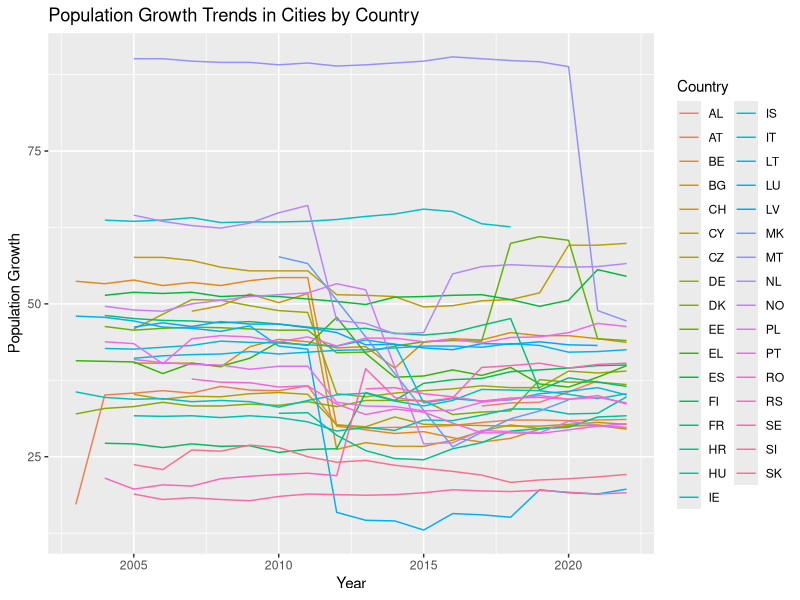
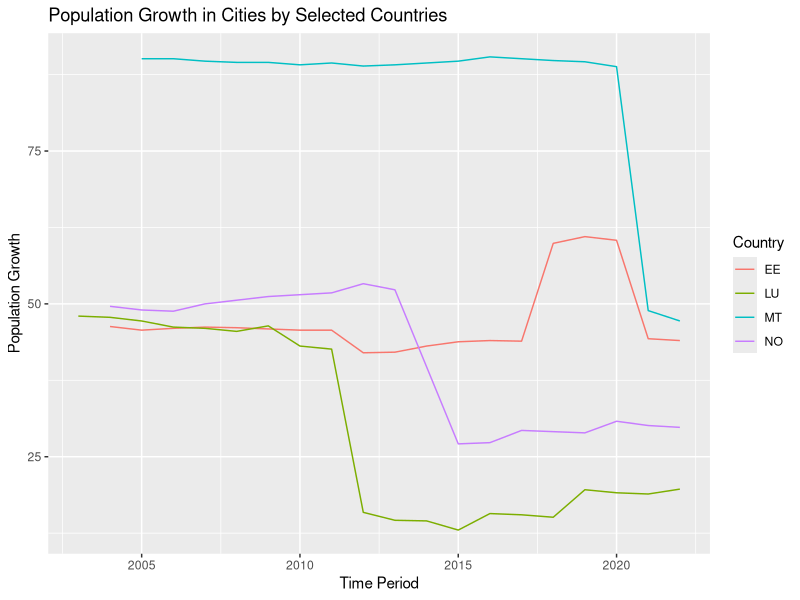
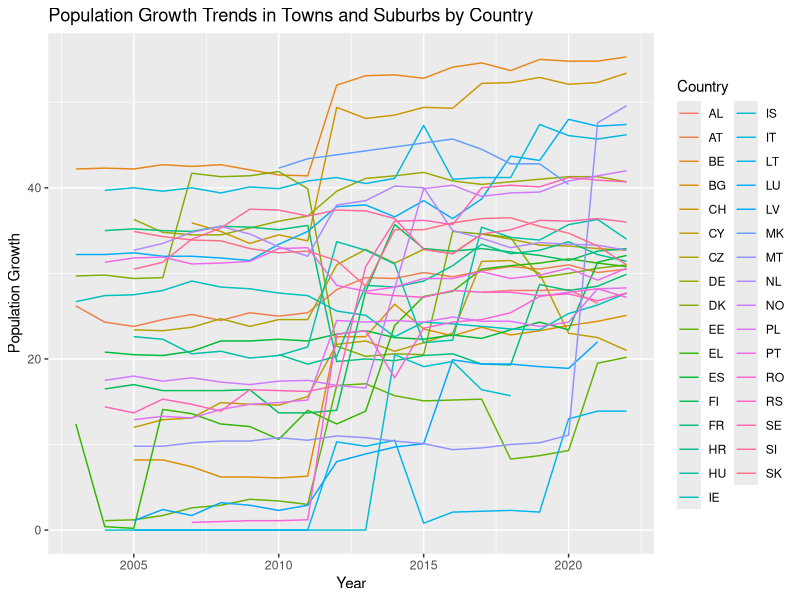
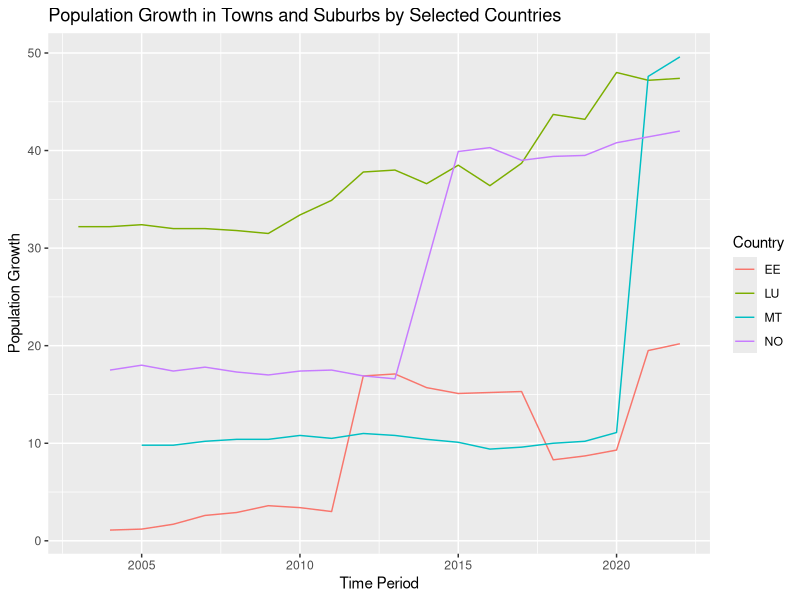
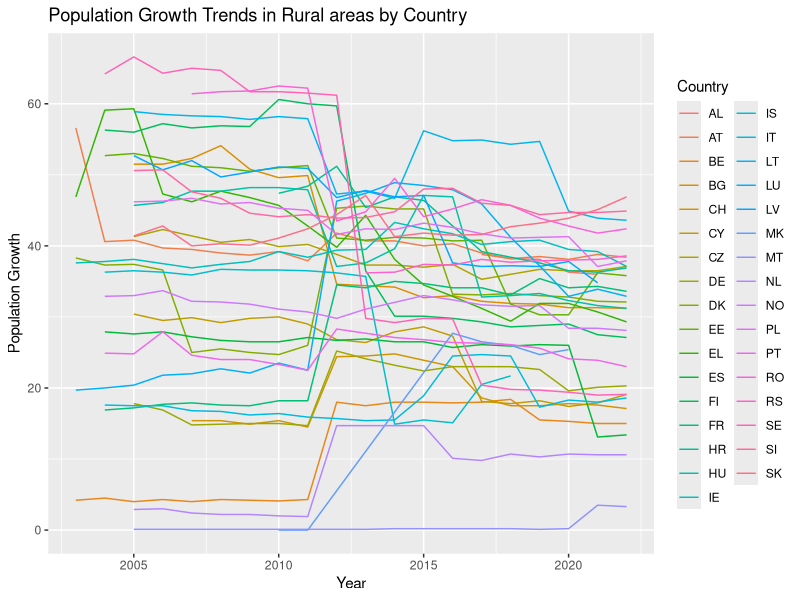
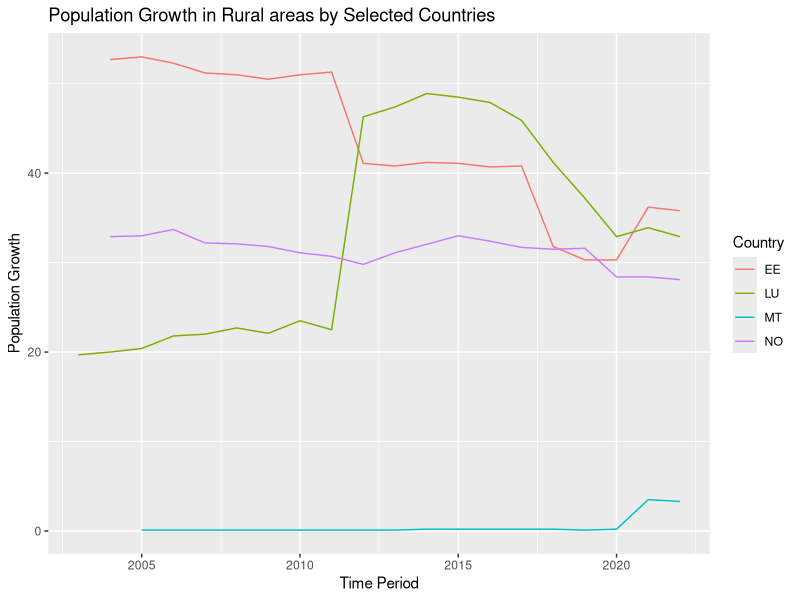

Reproduce these figures in R, in order.
## ---- chunk 1
#| label: setup 
#| output: false
#| message: false
library(tidyverse)
library(readxl)
library(dplyr)
library(ggplot2)
## ---- chunk 2
data <- read_csv("ilc_lvho01__custom_9371289_linear.csv", 
    locale = locale(date_names = "nb", encoding = "ISO-8859-1"))
View(ilc_lvho01_custom_9371289_linear)
## ---- chunk 3
columns_to_remove <- c("DATAFLOW", "LAST UPDATE", "freq", "incgrp", "building", "unit", "OBS_FLAG")
data <- data[, !(names(data) %in% columns_to_remove)]
## ---- chunk 4
data <- data %>% 
  mutate(deg_urb = case_when(
    deg_urb == "DEG1" ~ "Cities",
    deg_urb == "DEG2" ~ "Towns/Suburbs",
    deg_urb == "DEG3" ~ "Rural areas"
  ))
## ---- chunk 5
cities_plot <- data |> 
  filter(deg_urb == "Cities") |> 
  ggplot(aes(x = TIME_PERIOD, y = OBS_VALUE, color = geo)) +
  geom_line() +
  labs(title = "Population Growth Trends in Cities by Country",
       x = "Year",
       y = "Population Growth",
       color = "Country")

print(cities_plot)
## ---- chunk 6
cities_mt_plot <- data |>
  filter(deg_urb == "Cities", geo == "MT") |>
  ggplot(aes(x = "TIME_PERIOD", y = "OBS_VALUE")) +
  geom_line() +
  labs(title = "Population Growth in Cities (MT)",
       x = "Year",
       y = "Population Growth")
## ---- chunk 7
selected_countries <- c("MT", "LU", "NO", "EE")
selected_data <- subset(data, deg_urb == "Cities" & geo %in% selected_countries)

# Lag linjediagram
selected_cities <- ggplot(selected_data, aes(x = TIME_PERIOD, y = OBS_VALUE, group = geo, color = geo)) +
  geom_line() +
  labs(title = "Population Growth in Cities by Selected Countries",
       x = "Time Period",
       y = "Population Growth",
       color = "Country")

# Vis linjediagrammet
print(selected_cities)
## ---- chunk 8
towns_suburbs_plot <- data |> 
  filter(deg_urb == "Towns/Suburbs") |> 
  ggplot(aes(x = TIME_PERIOD, y = OBS_VALUE, color = geo)) +
  geom_line() +
  labs(title = "Population Growth Trends in Towns and Suburbs by Country",
       x = "Year",
       y = "Population Growth",
       color = "Country")

print(towns_suburbs_plot)
## ---- chunk 9
selected_countries_2 <- c("MT", "LU", "NO", "EE")
subset_towns <- subset(data, deg_urb == "Towns/Suburbs" & geo %in% selected_countries_2)

selected_towns <- ggplot(subset_towns, aes(x = TIME_PERIOD, y = OBS_VALUE, group = geo, color = geo)) +
  geom_line() +
  labs(title = "Population Growth in Towns and Suburbs by Selected Countries",
       x = "Time Period",
       y = "Population Growth",
       color = "Country")

print(selected_towns)
## ---- chunk 10
rural_plot <- data |> 
  filter(deg_urb == "Rural areas") |> 
  ggplot(aes(x = TIME_PERIOD, y = OBS_VALUE, color = geo)) +
  geom_line() +
  labs(title = "Population Growth Trends in Rural areas by Country",
       x = "Year",
       y = "Population Growth",
       color = "Country")

print(rural_plot)
## ---- chunk 11
selected_countries_3 <- c("MT", "LU", "NO", "EE")
subset_rural <- subset(data, deg_urb == "Rural areas" & geo %in% selected_countries_3)

selected_rural <- ggplot(subset_rural, aes(x = TIME_PERIOD, y = OBS_VALUE, group = geo, color = geo)) +
  geom_line() +
  labs(title = "Population Growth in Rural areas by Selected Countries",
       x = "Time Period",
       y = "Population Growth",
       color = "Country")

print(selected_rural)
